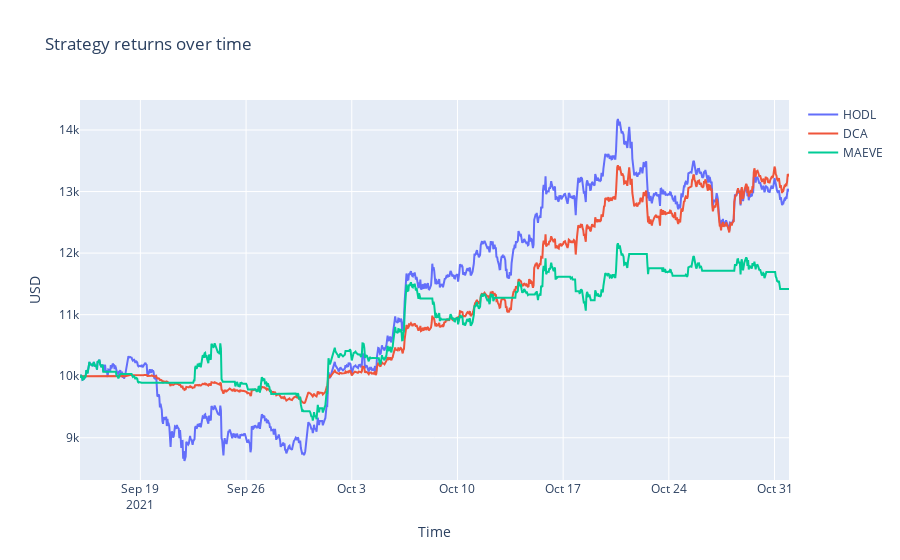

The notebook cell this image was saved under:
### Code cell
fig.show()

### Figure 1 — Plotly figure (JSON) as saved in the notebook; plotly's stock layout.template omitted (floating-point values rounded to 4 significant figures; data arrays with more than 128 entries replaced by an {"elided": "..."} marker saying what was removed)
{"data": [{"name": "HODL", "type": "scatter", "x": {"elided": "1082 str values"}, "y": {"elided": "1082 float values"}}, {"name": "DCA", "type": "scatter", "x": {"elided": "1082 str values"}, "y": {"elided": "1082 float values"}}, {"name": "MAEVE", "type": "scatter", "x": {"elided": "1082 str values"}, "y": {"elided": "1082 float values"}}], "layout": {"title": {"text": "Strategy returns over time"}, "xaxis": {"title": {"text": "Time"}}, "yaxis": {"title": {"text": "USD"}}}}
